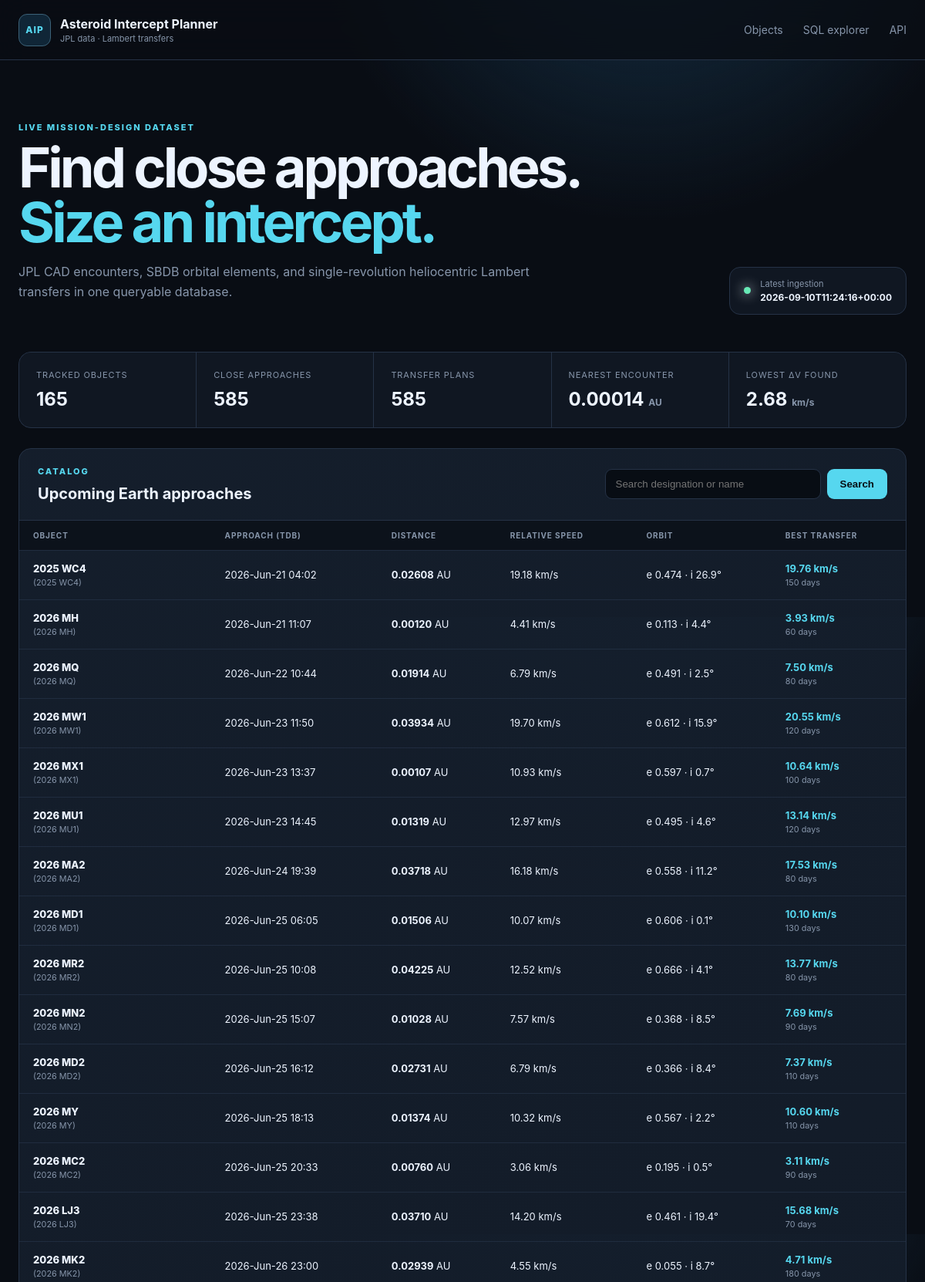
The page / (upper part) on the database its author committed.
### tables this page shows
CREATE TABLE ingestion_runs (
    run_id INTEGER PRIMARY KEY AUTOINCREMENT,
    started_at TEXT NOT NULL,
    finished_at TEXT,
    status TEXT NOT NULL CHECK (status IN ('running', 'success', 'failed')),
    source TEXT NOT NULL,
    query_json TEXT NOT NULL,
    object_count INTEGER NOT NULL DEFAULT 0,
    error_message TEXT
);

CREATE TABLE intercept_plans (
    plan_id INTEGER PRIMARY KEY AUTOINCREMENT,
    approach_id INTEGER NOT NULL REFERENCES close_approaches(approach_id) ON DELETE CASCADE,
    method TEXT NOT NULL,
    departure_jd_tdb REAL NOT NULL,
    arrival_jd_tdb REAL NOT NULL,
    tof_days REAL NOT NULL,
    departure_dv_kms REAL NOT NULL,
    arrival_dv_kms REAL NOT NULL,
    total_dv_kms REAL NOT NULL,
    c3_km2_s2 REAL,
    leo_departure_dv_kms REAL,
    polyline_json TEXT,
    computed_at TEXT NOT NULL, capture_dv_kms REAL, stable_final_orbit INTEGER, capture_json TEXT,
    UNIQUE (approach_id, method)
);

CREATE TABLE asteroids (
    designation TEXT PRIMARY KEY,
    fullname TEXT,
    absolute_magnitude_h REAL,
    diameter_km REAL,
    first_seen_at TEXT NOT NULL,
    updated_at TEXT NOT NULL
);

CREATE TABLE close_approaches (
    approach_id INTEGER PRIMARY KEY AUTOINCREMENT,
    designation TEXT NOT NULL REFERENCES asteroids(designation) ON DELETE CASCADE,
    body TEXT NOT NULL DEFAULT 'Earth',
    close_approach_jd_tdb REAL NOT NULL,
    close_approach_text TEXT,
    distance_au REAL NOT NULL,
    distance_min_au REAL,
    distance_max_au REAL,
    relative_velocity_kms REAL,
    hyperbolic_excess_velocity_kms REAL,
    time_uncertainty TEXT,
    ingested_at TEXT NOT NULL,
    UNIQUE (designation, body, close_approach_jd_tdb)
);

CREATE TABLE orbital_elements (
    designation TEXT PRIMARY KEY REFERENCES asteroids(designation) ON DELETE CASCADE,
    epoch_jd_tdb REAL,
    semi_major_axis_au REAL NOT NULL,
    eccentricity REAL NOT NULL,
    inclination_deg REAL NOT NULL,
    raan_deg REAL NOT NULL,
    arg_periapsis_deg REAL NOT NULL,
    mean_anomaly_deg REAL,
    perihelion_time_jd_tdb REAL,
    perihelion_distance_au REAL,
    aphelion_distance_au REAL,
    orbital_period_days REAL,
    earth_moid_au REAL,
    condition_code TEXT,
    orbit_id TEXT,
    source TEXT NOT NULL,
    updated_at TEXT NOT NULL
);

### app/web.py (the view)
    @application.route("/")
    def index():
        search = request.args.get("q", "").strip()
        sort = request.args.get("sort", "date")
        order = request.args.get("order", "asc")
        return render_template(
            "index.html",
            rows=list_asteroids(search, sort, order, path=settings.database_path),
            stats=dashboard_stats(settings.database_path),
            latest_run=latest_ingestion(settings.database_path),
            search=search,
            sort=sort,
            order=order,
        )

### app/database.py (called while the page is built, shortened)
def _dict_row(cursor: sqlite3.Cursor, row: tuple[Any, ...]) -> dict[str, Any]:
    return {column[0]: row[index] for index, column in enumerate(cursor.description)}

@contextmanager
def connect(path: Path | None = None) -> Iterator[sqlite3.Connection]:
    database_path = Path(path or get_settings().database_path)
    database_path.parent.mkdir(parents=True, exist_ok=True)
    connection = sqlite3.connect(database_path, timeout=30)
    connection.row_factory = _dict_row
    connection.execute("PRAGMA foreign_keys = ON")
    connection.execute("PRAGMA busy_timeout = 30000")
    try:
        yield connection
    finally:
        connection.close()

def initialize_database(path: Path | None = None) -> Path:
    database_path = Path(path or get_settings().database_path)
    schema = Path(__file__).with_name("schema.sql").read_text(encoding="utf-8")
    with connect(database_path) as connection:
        schema_version = int(connection.execute("PRAGMA user_version").fetchone()["user_version"])
        if schema_version < 2:
            connection.executescript(schema)
            connection.commit()
    return database_path

def fetch_all(
    query: str, params: Sequence[Any] = (), path: Path | None = None
) -> list[dict[str, Any]]:
    initialize_database(path)
    with connect(path) as connection:
        return connection.execute(query, params).fetchall()

def fetch_one(
    query: str, params: Sequence[Any] = (), path: Path | None = None
) -> dict[str, Any] | None:
    rows = fetch_all(query, params, path)
    return rows[0] if rows else None

def dashboard_stats(path: Path | None = None) -> dict[str, Any]:
    return (
        fetch_one(
            """
        SELECT
          (SELECT COUNT(*) FROM asteroids) AS asteroid_count,
          (SELECT COUNT(*) FROM close_approaches) AS approach_count,
          (SELECT COUNT(*) FROM intercept_plans) AS plan_count,
          (SELECT MIN(distance_au) FROM close_approaches) AS nearest_distance_au,
          (SELECT MIN(total_dv_kms) FROM intercept_plans) AS lowest_total_dv_kms
        """,
            path=path,
        )
        or {}
    )

def latest_ingestion(path: Path | None = None) -> dict[str, Any] | None:
    return fetch_one("SELECT * FROM ingestion_runs ORDER BY run_id DESC LIMIT 1", path=path)

### app/templates/index.html (shortened to what this page needs)
{% extends "base.html" %}
{% block content %}
<section class="hero">
  <div>
    <p class="eyebrow">LIVE MISSION-DESIGN DATASET</p>
    <h1>Find close approaches.<br><span>Size an intercept.</span></h1>
    <p>JPL CAD encounters, SBDB orbital elements, and single-revolution heliocentric Lambert transfers in one queryable database.</p>
  </div>
  <div class="run-status">
    <span class="status-dot {{ 'ok' if latest_run and latest_run.status == 'success' else '' }}"></span>
    <div><small>Latest ingestion</small><strong>{{ latest_run.finished_at if latest_run else 'No run recorded' }}</strong></div>
  </div>
</section>
<section class="metrics">
  <article><small>Tracked objects</small><strong>{{ stats.asteroid_count or 0 }}</strong></article>
  <article><small>Close approaches</small><strong>{{ stats.approach_count or 0 }}</strong></article>
  <article><small>Transfer plans</small><strong>{{ stats.plan_count or 0 }}</strong></article>
  <article><small>Nearest encounter</small><strong>{{ stats.nearest_distance_au|number(5) }} <em>AU</em></strong></article>
  <article><small>Lowest Δv found</small><strong>{{ stats.lowest_total_dv_kms|number(2) }} <em>km/s</em></strong></article>
</section>
<section class="panel">
  <div class="panel-header">
    <div><p class="eyebrow">CATALOG</p><h2>Upcoming Earth approaches</h2></div>
    <form class="search" method="get">
      <input type="search" name="q" value="{{ search }}" placeholder="Search designation or name">
      <button>Search</button>
    </form>
  </div>
  <div class="table-wrap">
    <table>
      <thead><tr>
        <th>Object</th><th>Approach (TDB)</th><th>Distance</th><th>Relative speed</th>
        <th>Orbit</th><th>Best transfer</th>
      </tr></thead>
      <tbody>
      {% for row in rows %}
        <tr>
          <td><a class="object-link" href="{{ url_for('asteroid_detail', designation=row.designation) }}">{{ row.designation }}</a><small>{{ row.fullname or '' }}</small></td>
          <td>{{ row.close_approach_text or row.close_approach_jd_tdb|number(2) }}</td>
          <td><strong>{{ row.distance_au|number(5) }}</strong> AU</td>
          <td>{{ row.relative_velocity_kms|number(2) }} km/s</td>
          <td>e {{ row.eccentricity|number(3) }} · i {{ row.inclination_deg|number(1) }}°</td>
          <td>{% if row.total_dv_kms is not none %}<strong class="accent">{{ row.total_dv_kms|number(2) }} km/s</strong><small>{{ row.tof_days|number(0) }} days</small>{% else %}<span class="muted">No feasible grid solution</span>{% endif %}</td>
        </tr>
      {% else %}
        <tr><td class="empty" colspan="6">The database is empty. Run <code>python -m app.ingest</code> to populate it.</td></tr>
      {% endfor %}
      </tbody>
    </table>
  </div>
</section>
{% endblock %}

### app/static/style.css (style rules this page uses)
:root { --bg:#090d14;--surface:#101722;--surface-2:#151f2d;--line:#253246;--text:#edf4ff;--muted:#8796ab;--cyan:#56d7ef;--green:#67e8b5;--orange:#ffad66;--max:1440px;font-family:Inter,ui-sans-serif,system-ui,-apple-system,BlinkMacSystemFont,"Segoe UI",sans-serif;color-scheme:dark }
* { box-sizing:border-box }
body { margin:0;background:radial-gradient(circle at 70% -20%,#16334a 0,transparent 35%),var(--bg);color:var(--text);min-height:100vh }
.hero { display:flex;justify-content:space-between;align-items:flex-end;padding:38px 0 48px }
.eyebrow { font-size:11px;letter-spacing:.18em;color:var(--cyan);font-weight:800;margin:0 0 10px }
.hero h1,.detail-hero h1 { font-size:clamp(42px,6vw,82px);line-height:.98;margin:0;letter-spacing:-.055em }
.hero h1 span { color:var(--cyan) }
.hero>div>p:last-child,.detail-hero>p:last-child { color:var(--muted);max-width:680px;line-height:1.65 }
.run-status { display:flex;align-items:center;gap:12px;padding:14px 18px;border:1px solid var(--line);border-radius:14px;background:var(--surface) }
.run-status small,.run-status strong { display:block }
.run-status small { color:var(--muted);font-size:11px }
.run-status strong { font-size:12px;margin-top:3px }
.status-dot { width:9px;height:9px;border-radius:50%;background:var(--orange);box-shadow:0 0 16px currentColor }
.status-dot.ok { background:var(--green) }
.metrics { display:grid;grid-template-columns:repeat(5,1fr);gap:1px;background:var(--line);border:1px solid var(--line);border-radius:16px;overflow:hidden;margin-bottom:26px }
.metrics article { background:var(--surface);padding:22px }
.metrics small { display:block;color:var(--muted);font-size:11px;text-transform:uppercase;letter-spacing:.08em }
.metrics strong { display:block;font-size:24px;margin-top:10px }
.metrics em { font-size:12px;color:var(--muted);font-style:normal }
.panel { border:1px solid var(--line);background:linear-gradient(145deg,rgba(21,31,45,.93),rgba(12,18,28,.93));border-radius:16px;overflow:hidden }
.panel-header { padding:22px 24px;border-bottom:1px solid var(--line);display:flex;align-items:center;justify-content:space-between;gap:24px }
.panel-header h2,.note-card h2,.table-list h2 { margin:0;font-size:20px }
.search { display:flex;gap:8px }
input,textarea { background:#080d14;border:1px solid var(--line);color:var(--text);border-radius:9px;padding:11px 13px }
input { min-width:280px }
button,.button { background:var(--cyan);border:0;color:#071015;border-radius:9px;padding:11px 17px;font-weight:800;cursor:pointer;text-decoration:none;display:inline-block }
.table-wrap { overflow:auto }
table { width:100%;border-collapse:collapse;font-size:13px }
th { text-align:left;color:var(--muted);font-size:10px;text-transform:uppercase;letter-spacing:.09em;padding:13px 18px;background:#0c121b;white-space:nowrap }
td { border-top:1px solid rgba(37,50,70,.75);padding:15px 18px;white-space:nowrap }
td small { display:block;color:var(--muted);margin-top:4px }
.object-link { color:var(--text);font-weight:800;text-decoration:none }
.object-link:hover,.accent { color:var(--cyan) }

### rows shown on the page
ingestion_runs: finished_at "2026-09-10T11:24:16+00:00"
intercept_plans: designation "2025 WC4", fullname "(2025 WC4)", close_approach_text "2026-Jun-21 04:02", distance_au|number "0.02608", relative_velocity_kms|number "19.18", eccentricity|number "0.474", inclination_deg|number "26.9", total_dv_kms|number "19.76", tof_days|number "150"
intercept_plans: designation "2026 MH", fullname "(2026 MH)", close_approach_text "2026-Jun-21 11:07", distance_au|number "0.00120", relative_velocity_kms|number "4.41", eccentricity|number "0.113", inclination_deg|number "4.4", total_dv_kms|number "3.93", tof_days|number "60"
intercept_plans: designation "2026 MQ", fullname "(2026 MQ)", close_approach_text "2026-Jun-22 10:44", distance_au|number "0.01914", relative_velocity_kms|number "6.79", eccentricity|number "0.491", inclination_deg|number "2.5", total_dv_kms|number "7.50", tof_days|number "80"
intercept_plans: designation "2026 MW1", fullname "(2026 MW1)", close_approach_text "2026-Jun-23 11:50", distance_au|number "0.03934", relative_velocity_kms|number "19.70", eccentricity|number "0.612", inclination_deg|number "15.9", total_dv_kms|number "20.55", tof_days|number "120"
intercept_plans: designation "2026 MX1", fullname "(2026 MX1)", close_approach_text "2026-Jun-23 13:37", distance_au|number "0.00107", relative_velocity_kms|number "10.93", eccentricity|number "0.597", inclination_deg|number "0.7", total_dv_kms|number "10.64", tof_days|number "100"
intercept_plans: designation "2026 MU1", fullname "(2026 MU1)", close_approach_text "2026-Jun-23 14:45", distance_au|number "0.01319", relative_velocity_kms|number "12.97", eccentricity|number "0.495", inclination_deg|number "4.6", total_dv_kms|number "13.14", tof_days|number "120"
intercept_plans: designation "2026 MA2", fullname "(2026 MA2)", close_approach_text "2026-Jun-24 19:39", distance_au|number "0.03718", relative_velocity_kms|number "16.18", eccentricity|number "0.558", inclination_deg|number "11.2", total_dv_kms|number "17.53", tof_days|number "80"
intercept_plans: designation "2026 MD1", fullname "(2026 MD1)", close_approach_text "2026-Jun-25 06:05", distance_au|number "0.01506", relative_velocity_kms|number "10.07", eccentricity|number "0.606", inclination_deg|number "0.1", total_dv_kms|number "10.10", tof_days|number "130"
intercept_plans: designation "2026 MR2", fullname "(2026 MR2)", close_approach_text "2026-Jun-25 10:08", distance_au|number "0.04225", relative_velocity_kms|number "12.52", eccentricity|number "0.666", inclination_deg|number "4.1", total_dv_kms|number "13.77", tof_days|number "80"
intercept_plans: designation "2026 MN2", fullname "(2026 MN2)", close_approach_text "2026-Jun-25 15:07", distance_au|number "0.01028", relative_velocity_kms|number "7.57", eccentricity|number "0.368", inclination_deg|number "8.5", total_dv_kms|number "7.69", tof_days|number "90"
intercept_plans: designation "2026 MD2", fullname "(2026 MD2)", close_approach_text "2026-Jun-25 16:12", distance_au|number "0.02731", relative_velocity_kms|number "6.79", eccentricity|number "0.366", inclination_deg|number "8.4", total_dv_kms|number "7.37", tof_days|number "110"
intercept_plans: designation "2026 MY", fullname "(2026 MY)", close_approach_text "2026-Jun-25 18:13", distance_au|number "0.01374", relative_velocity_kms|number "10.32", eccentricity|number "0.567", inclination_deg|number "2.2", total_dv_kms|number "10.60", tof_days|number "110"
intercept_plans: designation "2026 MC2", fullname "(2026 MC2)", close_approach_text "2026-Jun-25 20:33", distance_au|number "0.00760", relative_velocity_kms|number "3.06", eccentricity|number "0.195", inclination_deg|number "0.5", total_dv_kms|number "3.11", tof_days|number "90"
intercept_plans: designation "2026 LJ3", fullname "(2026 LJ3)", close_approach_text "2026-Jun-25 23:38", distance_au|number "0.03710", relative_velocity_kms|number "14.20", eccentricity|number "0.461", inclination_deg|number "19.4", total_dv_kms|number "15.68", tof_days|number "70"
intercept_plans: designation "2026 MK2", fullname "(2026 MK2)", close_approach_text "2026-Jun-26 23:00", distance_au|number "0.02939", relative_velocity_kms|number "4.55", eccentricity|number "0.055", inclination_deg|number "8.7", total_dv_kms|number "4.71", tof_days|number "180"

### other values the page prints
{{ stats.asteroid_count or 0 }} "165"
{{ stats.approach_count or 0 }} "585"
{{ stats.plan_count or 0 }} "585"
{{ stats.nearest_distance_au|number(5) }} "0.00014"
{{ stats.lowest_total_dv_kms|number(2) }} "2.68"
